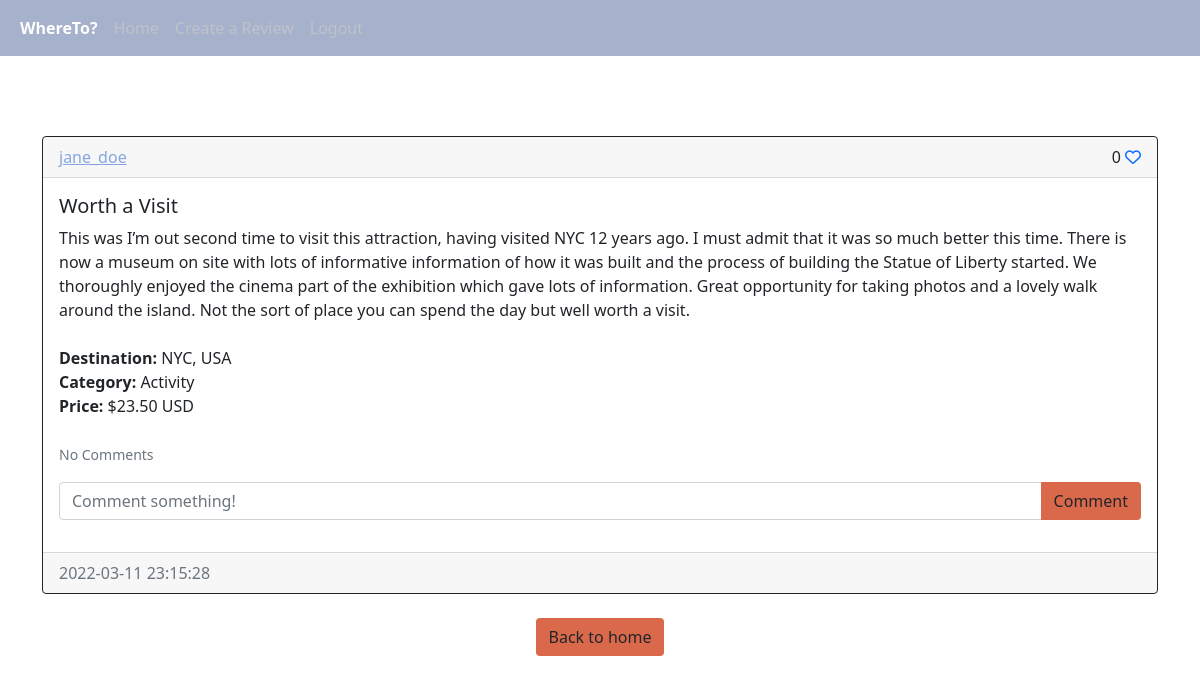
Screenshot of /reviews/jane_doe (signed in) with the database file from the repository.
### application/models.py (models this page shows)
class Review(db.Model):
    id = db.Column(db.Integer, primary_key=True)
    title = db.Column(db.Text, nullable=False)
    content = db.Column(db.Text, nullable=False)
    destination = db.Column(db.Text, nullable=False)
    category = db.Column(db.Text, nullable=False)
    price = db.Column(db.String(10), nullable=False)
    creation_date = db.Column(db.DateTime(timezone=True), default=func.now())
    creator = db.Column(db.Integer, db.ForeignKey("user.id", ondelete="CASCADE"), nullable=False)
    comments = db.relationship("Comment", backref="review", passive_deletes=True)
    hearts = db.relationship("Heart", backref="review", passive_deletes=True)

class User(db.Model, UserMixin):
    id = db.Column(db.Integer, primary_key=True)
    email = db.Column(db.String(150), unique=True)
    username = db.Column(db.String(150), unique=True)
    password = db.Column(db.String(150))
    reviews = db.relationship("Review", backref="user", passive_deletes=True)
    comments = db.relationship("Comment", backref="user", passive_deletes=True)
    hearts = db.relationship("Heart", backref="user", passive_deletes=True)

### application/views.py (the view)
@views.route("/reviews/<username>", methods=["GET"])
@login_required
def reviews(username):
    user = User.query.filter_by(username=username).first()
    if not user:
        flash("No user with that username is registered.", category="error")
        return redirect(url_for("views.home"))
    reviews = Review.query.filter_by(creator=user.id).all()
    return render_template("reviews.html", user=current_user, reviews=reviews, username=username)

### application/__init__.py (called while the page is built)
def create_app():
    app = Flask(__name__)
    app.config["SECRET_KEY"] = "some secret string"
    app.config["SQLALCHEMY_DATABASE_URI"] = f"sqlite:///{DB_NAME}"
    db.init_app(app)
    from .views import views
    from .user import user
    app.register_blueprint(views, url_prefix="/")
    app.register_blueprint(user, url_prefix="/")
    from .models import User, Review, Comment, Heart
    create_database(app)
    login_manager = LoginManager()
    login_manager.login_view = "user.login"
    login_manager.init_app(app)
    @login_manager.user_loader
    def load_user(id):
        return User.query.get(int(id))
    return app

### application/templates/reviews.html (shortened to what this page needs)
{% extends "reviews_div.html" %}  {% block header %} {{username}}'s Reviews {% endblock %} {% block footer %}
    <div align="center">
      <a href="/home"
        ><button type="button" class="btn" style="background-color: #da694c;">Back to home</button></a
      >
    </div>
    {% endblock %}

### application/templates/reviews_div.html (shortened to what this page needs)
{% extends "base.html" %} {% block title %}Home{% endblock %} {% block content%}
<head>
</head>
<body>
    <br>
    <h1 align="center" style="color:#ffffff">{% block header %}Reviews{% endblock %}</h1>
    <div id="reviews">
      {% for review in reviews %}
      <div class="card border-dark">
        <div class="card-header d-flex justify-content-between align-items-center">
          <a href="/reviews/{{review.user.username}}" style="color:#86a5e2;">{{review.user.username}}</a>
          <div>
            {{ review.hearts|length }}
            {% if user.id in review.hearts|map(attribute="creator")|list %}
            <a href="/heart_review/{{review.id}}"><i class="fa-solid fa-heart"></i></a>
            {% else %}
            <a href="/heart_review/{{review.id}}"><i class="fa-regular fa-heart"></i></a>
            {% endif %}
          </div>
        </div>
        <div class="card-body">
          <div class="card-text"><h5>{{review.title}}</h5></div>
          <div class="card-text">{{review.content}}</div>
          <br>
          <div class="card-text"><strong>Destination:</strong> {{review.destination}}</div>
          <div class="card-text"><strong>Category:</strong> {{review.category}}</div>
          <div class="card-text"><strong>Price:</strong> {{review.price}}</div>
          <br>
          <p class="card-text">
            {% if review.comments|length > 0 %}
            <a data-bs-toggle="collapse" style="color:#f4925f;" href="#comments-{{review.id}}" role="button">
              <small>View {{review.comments|length}} Comments</small>
            </a>
            {% else %}
            <small class="text-muted">No Comments</small>
            {% endif %}
          </p>
          <form class="input-group mb-3" method="POST" action="/create_comment/{{review.id}}">
            <input type="text" id="content" name="content" class="form-control" placeholder="Comment something!"/>
            <button type="submit" class="btn" style="background-color:#da694c;">Comment</button>
          </form>
        </div>
        <div class="card-footer text-muted">{{review.creation_date}}</div>
      </div>
      <br>
      {% endfor %}
    </div>
    {% block footer %}{% endblock %} {% endblock %}

### application/templates/reviews_div.html (style rules this page uses)
body { background-image: url("https://t4.ftcdn.net/jpg/02/50/06/93/360_F_250069352_PitJVkjli6V2SHg1iebombLyuKDbjV3y.jpg"); background-size:cover; }

### rows the page displays
Review: user.username "jane_doe", hearts|length "0", title "Worth a Visit", content "This was I’m out second time to visit this attraction, having visited NYC 12 years ago. I must admit that it was so much better this time. There is now a museum on site with lots of informative information of how it was built and the process of building the Statue of Liberty started. We thoroughly enjoyed the cinema part of the exhibition which gave lots of information. Great opportunity for taking photos and a lovely walk around the island. Not the sort of place you can spend the day but well worth a visit.", destination "NYC, USA", category "Activity", price "$23.50 USD", creation_date "2022-03-11 23:15:28"
